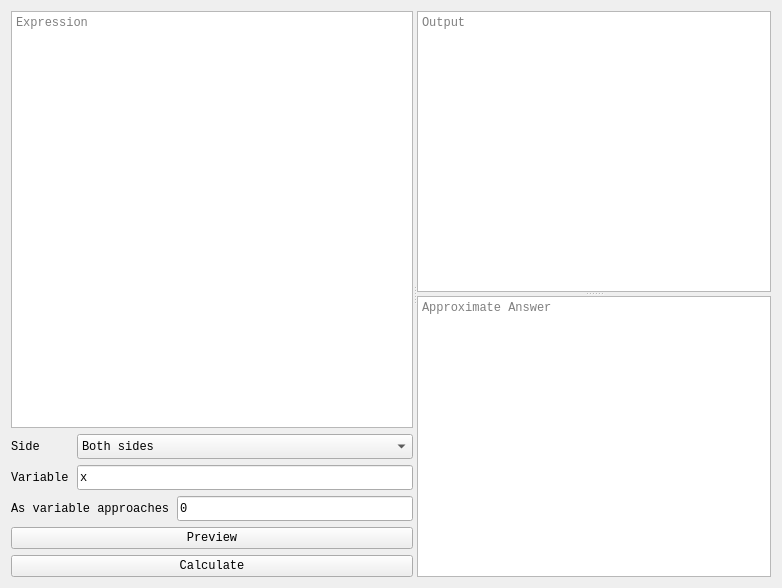
<?xml version="1.0" encoding="UTF-8"?>
<ui version="4.0">
 <class>Form</class>
 <widget class="QWidget" name="Form">
  <property name="geometry">
   <rect>
    <x>0</x>
    <y>0</y>
    <width>782</width>
    <height>588</height>
   </rect>
  </property>
  <property name="font">
   <font>
    <family>Courier New</family>
   </font>
  </property>
  <property name="windowTitle">
   <string>Form</string>
  </property>
  <layout class="QGridLayout" name="gridLayout">
   <item row="0" column="0">
    <widget class="QSplitter" name="splitter_2">
     <property name="orientation">
      <enum>Qt::Horizontal</enum>
     </property>
     <property name="childrenCollapsible">
      <bool>false</bool>
     </property>
     <widget class="QWidget" name="verticalLayoutWidget">
      <layout class="QVBoxLayout" name="verticalLayout">
       <item>
        <widget class="QTextEdit" name="LimExp">
         <property name="toolTip">
          <string>Expression</string>
         </property>
         <property name="lineWrapMode">
          <enum>QTextEdit::NoWrap</enum>
         </property>
         <property name="placeholderText">
          <string>Expression</string>
         </property>
        </widget>
       </item>
       <item>
        <layout class="QHBoxLayout" name="horizontalLayout_4">
         <item>
          <widget class="QLabel" name="label">
           <property name="minimumSize">
            <size>
             <width>60</width>
             <height>0</height>
            </size>
           </property>
           <property name="maximumSize">
            <size>
             <width>60</width>
             <height>16777215</height>
            </size>
           </property>
           <property name="toolTip">
            <string>What side the limit approaches from</string>
           </property>
           <property name="text">
            <string>Side</string>
           </property>
          </widget>
         </item>
         <item>
          <widget class="QComboBox" name="LimSide">
           <property name="minimumSize">
            <size>
             <width>0</width>
             <height>25</height>
            </size>
           </property>
           <property name="toolTip">
            <string>What side the limit approaches from</string>
           </property>
           <item>
            <property name="text">
             <string>Both sides</string>
            </property>
           </item>
           <item>
            <property name="text">
             <string>Left</string>
            </property>
           </item>
           <item>
            <property name="text">
             <string>Right</string>
            </property>
           </item>
          </widget>
         </item>
        </layout>
       </item>
       <item>
        <layout class="QHBoxLayout" name="horizontalLayout_6">
         <item>
          <widget class="QLabel" name="label_2">
           <property name="minimumSize">
            <size>
             <width>60</width>
             <height>0</height>
            </size>
           </property>
           <property name="maximumSize">
            <size>
             <width>60</width>
             <height>16777215</height>
            </size>
           </property>
           <property name="toolTip">
            <string>Variable</string>
           </property>
           <property name="text">
            <string>Variable</string>
           </property>
          </widget>
         </item>
         <item>
          <widget class="QLineEdit" name="LimVar">
           <property name="minimumSize">
            <size>
             <width>0</width>
             <height>25</height>
            </size>
           </property>
           <property name="toolTip">
            <string>Variable</string>
           </property>
           <property name="text">
            <string>x</string>
           </property>
          </widget>
         </item>
        </layout>
       </item>
       <item>
        <layout class="QHBoxLayout" name="horizontalLayout_7">
         <item>
          <widget class="QLabel" name="label_3">
           <property name="sizePolicy">
            <sizepolicy hsizetype="Preferred" vsizetype="Preferred">
             <horstretch>0</horstretch>
             <verstretch>0</verstretch>
            </sizepolicy>
           </property>
           <property name="minimumSize">
            <size>
             <width>160</width>
             <height>0</height>
            </size>
           </property>
           <property name="maximumSize">
            <size>
             <width>60</width>
             <height>16777215</height>
            </size>
           </property>
           <property name="toolTip">
            <string>Where the variable approaches</string>
           </property>
           <property name="text">
            <string>As variable approaches</string>
           </property>
          </widget>
         </item>
         <item>
          <widget class="QLineEdit" name="LimApproach">
           <property name="minimumSize">
            <size>
             <width>0</width>
             <height>25</height>
            </size>
           </property>
           <property name="toolTip">
            <string>Where the variable approaches</string>
           </property>
           <property name="text">
            <string>0</string>
           </property>
           <property name="placeholderText">
            <string/>
           </property>
          </widget>
         </item>
        </layout>
       </item>
       <item>
        <widget class="QPushButton" name="LimPrev">
         <property name="toolTip">
          <string>Preview the limit</string>
         </property>
         <property name="text">
          <string>Preview</string>
         </property>
        </widget>
       </item>
       <item>
        <widget class="QPushButton" name="LimCalc">
         <property name="sizePolicy">
          <sizepolicy hsizetype="Minimum" vsizetype="Fixed">
           <horstretch>0</horstretch>
           <verstretch>0</verstretch>
          </sizepolicy>
         </property>
         <property name="toolTip">
          <string>Calculate the limit - Shift + Enter</string>
         </property>
         <property name="text">
          <string>Calculate</string>
         </property>
        </widget>
       </item>
      </layout>
     </widget>
     <widget class="QSplitter" name="splitter">
      <property name="orientation">
       <enum>Qt::Vertical</enum>
      </property>
      <property name="childrenCollapsible">
       <bool>false</bool>
      </property>
      <widget class="QTextBrowser" name="LimOut">
       <property name="toolTip">
        <string>Exact answer of calculation</string>
       </property>
       <property name="placeholderText">
        <string>Output</string>
       </property>
      </widget>
      <widget class="QTextBrowser" name="LimApprox">
       <property name="sizePolicy">
        <sizepolicy hsizetype="Expanding" vsizetype="Ignored">
         <horstretch>0</horstretch>
         <verstretch>0</verstretch>
        </sizepolicy>
       </property>
       <property name="toolTip">
        <string>Approximate answer of calculation</string>
       </property>
       <property name="placeholderText">
        <string>Approximate Answer</string>
       </property>
      </widget>
     </widget>
    </widget>
   </item>
  </layout>
 </widget>
 <resources/>
 <connections/>
</ui>
